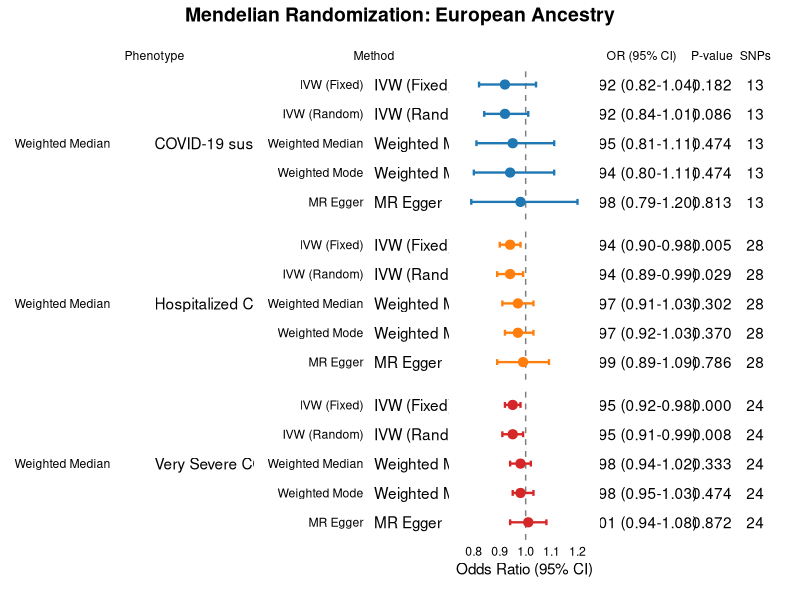
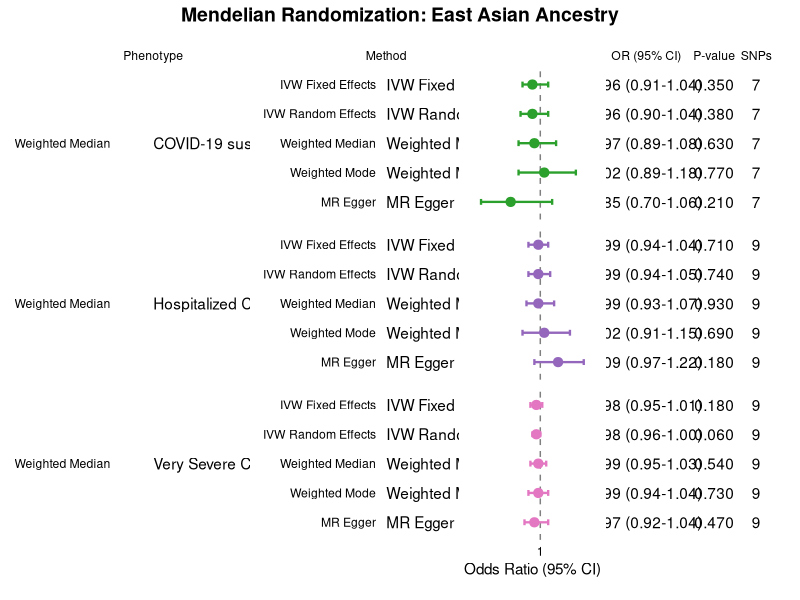
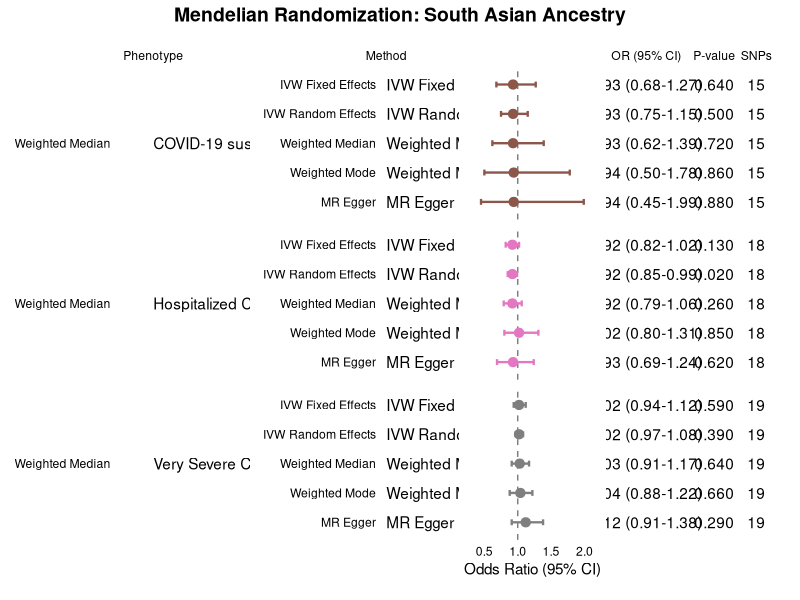
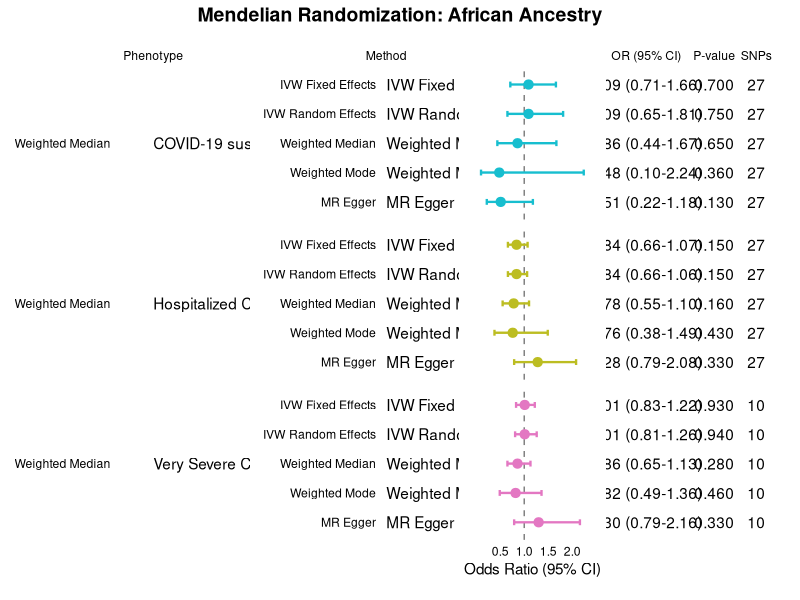
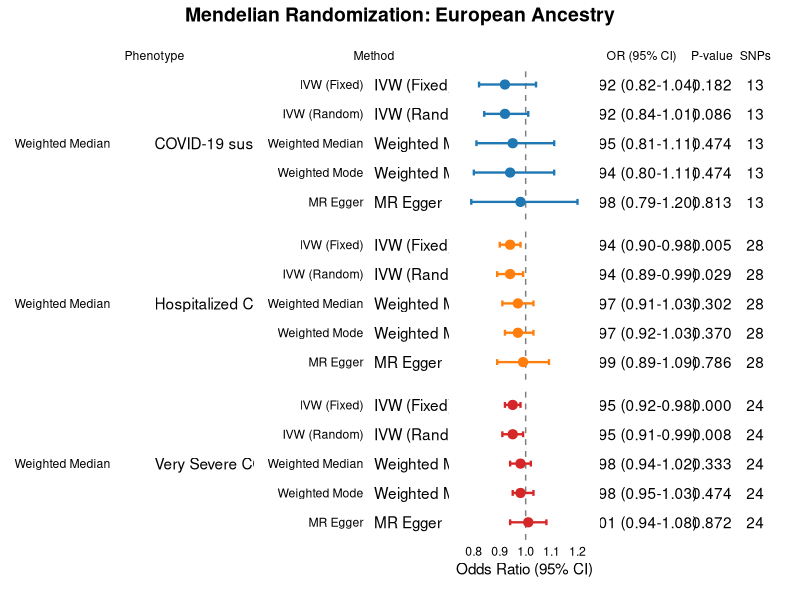
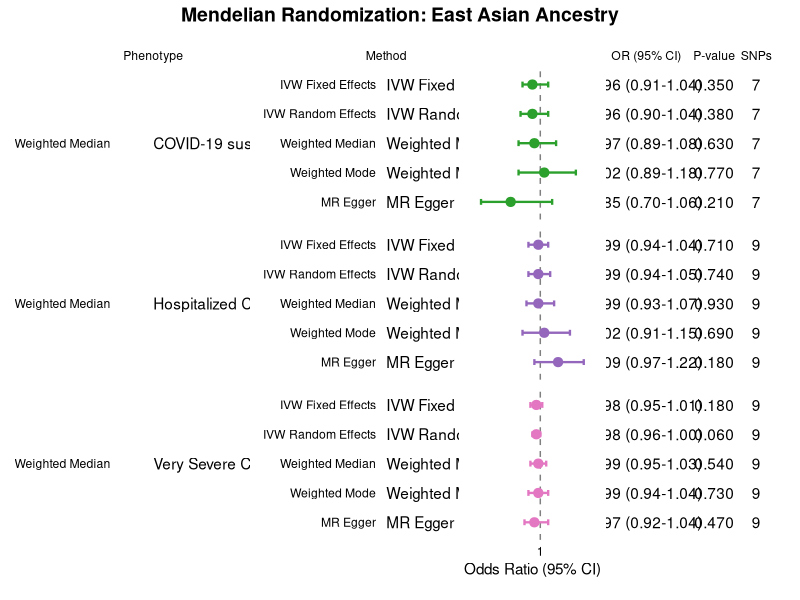
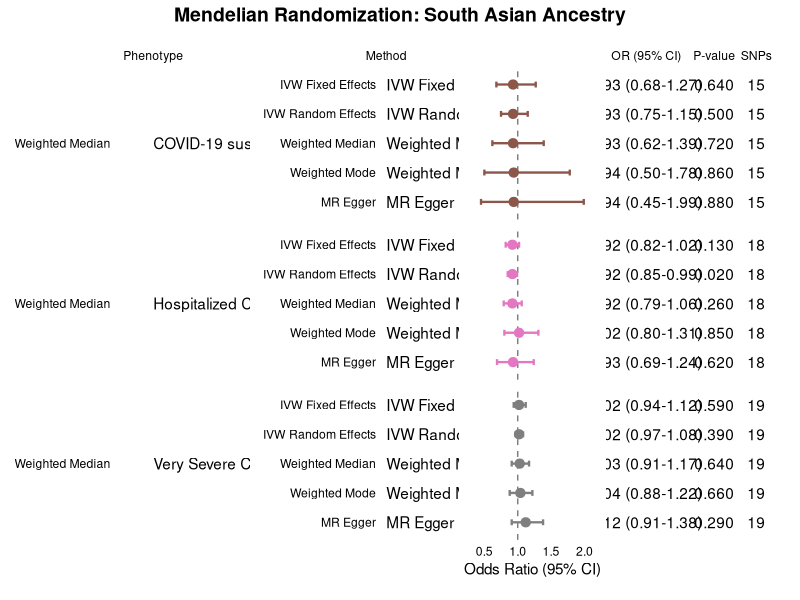
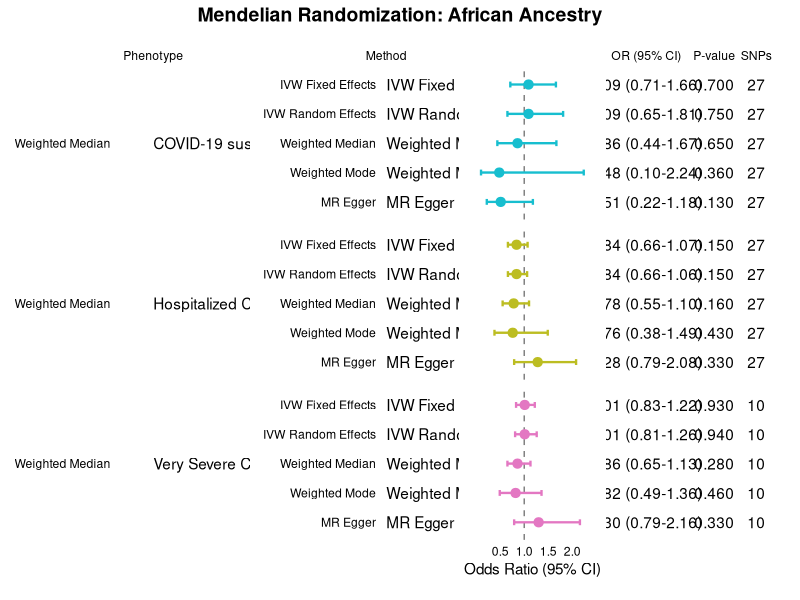

The R source for these figures, in order:
# ================================================
# Summary Forest Plots - Multi-Ancestry COVID-19 vs AMI
# ================================================

library(ggplot2)
library(dplyr)
library(patchwork)

# Shared theme
shared_theme <- theme_minimal() +
  theme(text = element_text(color = "black"),
        axis.text = element_text(color = "black"),
        panel.grid = element_blank(),
        strip.text = element_blank(),
        plot.margin = margin(10, 5, 10, 5))

# ================================================
# 1. EUROPEAN ANCESTRY
# ================================================
data_euro <- data.frame(
  Phenotype = factor(rep(c("COVID-19 susceptibility", "Hospitalized COVID-19", "Very Severe COVID-19"), each = 5),
                     levels = c("COVID-19 susceptibility", "Hospitalized COVID-19", "Very Severe COVID-19")),
  Method = factor(rep(c("MR Egger", "Weighted Median", "IVW (Fixed)", "IVW (Random)", "Weighted Mode"), 3),
                  levels = rev(c("IVW (Fixed)", "IVW (Random)", "Weighted Median", "Weighted Mode", "MR Egger"))),
  OR = c(0.98,0.95,0.92,0.92,0.94, 0.99,0.97,0.94,0.94,0.97, 1.01,0.98,0.95,0.95,0.98),
  CI_lower = c(0.79,0.81,0.82,0.84,0.80, 0.89,0.91,0.90,0.89,0.92, 0.94,0.94,0.92,0.91,0.95),
  CI_upper = c(1.20,1.11,1.04,1.01,1.11, 1.09,1.03,0.98,0.99,1.03, 1.08,1.02,0.98,0.99,1.03),
  p_val = c(0.813,0.474,0.182,0.086,0.474, 0.786,0.302,0.005,0.029,0.370, 0.872,0.333,0.00047,0.008,0.474),
  SNPs = c(rep(13,5), rep(28,5), rep(24,5))
)

table_data <- data_euro %>%
  mutate(OR_CI = sprintf("%.2f (%.2f-%.2f)", OR, CI_lower, CI_upper),
         P = sprintf("%.3f", p_val))

pheno_labels <- table_data %>% group_by(Phenotype) %>% summarize(MidPoint = levels(Method)[3])

p_pheno  <- ggplot(table_data, aes(y = Method)) + 
  geom_text(data = pheno_labels, aes(y = MidPoint, x = 0.25, label = Phenotype), hjust = 0) +
  facet_grid(Phenotype ~ ., scales = "free_y", space = "free_y") +
  scale_x_continuous(limits = c(0,1), breaks = 0.25, labels = "Phenotype", position = "top") +
  labs(x = NULL, y = NULL) + shared_theme

p_method <- ggplot(table_data, aes(y = Method)) + 
  geom_text(aes(x = 0, label = as.character(Method)), hjust = 0) +
  facet_grid(Phenotype ~ ., scales = "free_y", space = "free_y") +
  scale_x_continuous(limits = c(0,1), breaks = 0, labels = "Method", position = "top") +
  labs(x = NULL, y = NULL) + shared_theme

p_forest <- ggplot(table_data, aes(x = OR, y = Method)) +
  geom_vline(xintercept = 1, linetype = "dashed", color = "grey50") +
  geom_errorbarh(aes(xmin = CI_lower, xmax = CI_upper, color = Phenotype), height = 0.2, linewidth = 0.8) +
  geom_point(aes(color = Phenotype), size = 2.8) +
  facet_grid(Phenotype ~ ., scales = "free_y", space = "free_y") +
  scale_color_manual(values = c("COVID-19 susceptibility" = "#1f77b4",
                                "Hospitalized COVID-19" = "#ff7f0e",
                                "Very Severe COVID-19" = "#d62728")) +
  scale_x_continuous(breaks = seq(0.8, 1.2, by = 0.1)) +
  labs(x = "Odds Ratio (95% CI)", y = NULL) + shared_theme +
  theme(axis.text.y = element_blank(), legend.position = "none")

p_table <- ggplot(table_data, aes(y = Method)) +
  geom_text(aes(x = 0, label = OR_CI), hjust = 0.5) +
  geom_text(aes(x = 1.3, label = P), hjust = 0.5) +
  geom_text(aes(x = 2.1, label = SNPs), hjust = 0.5) +
  facet_grid(Phenotype ~ ., scales = "free_y", space = "free_y") +
  scale_x_continuous(breaks = c(0, 1.3, 2.1),
                     labels = c("OR (95% CI)", "P-value", "SNPs"),
                     limits = c(-0.6, 2.5), position = "top") +
  labs(x = NULL, y = NULL) + shared_theme +
  theme(axis.text.y = element_blank())

final_euro <- p_pheno + p_method + p_forest + p_table +
  plot_layout(widths = c(1.4, 0.8, 1.2, 1.9)) +
  plot_annotation(title = "Mendelian Randomization: European Ancestry",
                  theme = theme(plot.title = element_text(size = 14, face = "bold", hjust = 0.5)))

ggsave("results/figures/Forest_European.png", final_euro, width = 15, height = 10, dpi = 300)
print(final_euro)

# ================================================
# 2. EAST ASIAN ANCESTRY
# ================================================
data_ea <- data.frame(
  Phenotype = factor(rep(c("COVID-19 susceptibility", "Hospitalized COVID-19", "Very Severe COVID-19"), each = 5),
                     levels = c("COVID-19 susceptibility", "Hospitalized COVID-19", "Very Severe COVID-19")),
  Method = factor(rep(c("MR Egger", "Weighted Median", "IVW Fixed Effects", "IVW Random Effects", "Weighted Mode"), 3),
                  levels = rev(c("IVW Fixed Effects", "IVW Random Effects", "Weighted Median", "Weighted Mode", "MR Egger"))),
  OR = c(0.85,0.97,0.96,0.96,1.02, 1.09,0.99,0.99,0.99,1.02, 0.97,0.99,0.98,0.98,0.99),
  CI_lower = c(0.70,0.89,0.91,0.90,0.89, 0.97,0.93,0.94,0.94,0.91, 0.92,0.95,0.95,0.96,0.94),
  CI_upper = c(1.06,1.08,1.04,1.04,1.18, 1.22,1.07,1.04,1.05,1.15, 1.04,1.03,1.01,1.00,1.04),
  p_val = c(0.21,0.63,0.35,0.38,0.77, 0.18,0.93,0.71,0.74,0.69, 0.47,0.54,0.18,0.06,0.73),
  SNPs = c(rep(7,5), rep(9,5), rep(9,5))
)

table_data <- data_ea %>%
  mutate(OR_CI = sprintf("%.2f (%.2f-%.2f)", OR, CI_lower, CI_upper),
         P = sprintf("%.3f", p_val))

pheno_labels <- table_data %>% group_by(Phenotype) %>% summarize(MidPoint = levels(Method)[3])

p_pheno  <- ggplot(table_data, aes(y = Method)) + 
  geom_text(data = pheno_labels, aes(y = MidPoint, x = 0.25, label = Phenotype), hjust = 0) +
  facet_grid(Phenotype ~ ., scales = "free_y", space = "free_y") +
  scale_x_continuous(limits = c(0,1), breaks = 0.25, labels = "Phenotype", position = "top") +
  labs(x = NULL, y = NULL) + shared_theme

p_method <- ggplot(table_data, aes(y = Method)) + 
  geom_text(aes(x = 0, label = as.character(Method)), hjust = 0) +
  facet_grid(Phenotype ~ ., scales = "free_y", space = "free_y") +
  scale_x_continuous(limits = c(0,1), breaks = 0, labels = "Method", position = "top") +
  labs(x = NULL, y = NULL) + shared_theme

p_forest <- ggplot(table_data, aes(x = OR, y = Method)) +
  geom_vline(xintercept = 1, linetype = "dashed", color = "grey50") +
  geom_errorbarh(aes(xmin = CI_lower, xmax = CI_upper, color = Phenotype), height = 0.2, linewidth = 0.8) +
  geom_point(aes(color = Phenotype), size = 2.8) +
  facet_grid(Phenotype ~ ., scales = "free_y", space = "free_y") +
  scale_color_manual(values = c("COVID-19 susceptibility" = "#2ca02c",
                                "Hospitalized COVID-19" = "#9467bd",
                                "Very Severe COVID-19" = "#e377c2")) +
  scale_x_continuous(breaks = seq(0.5, 2.0, by = 0.5)) +
  labs(x = "Odds Ratio (95% CI)", y = NULL) + shared_theme +
  theme(axis.text.y = element_blank(), legend.position = "none")

p_table <- ggplot(table_data, aes(y = Method)) +
  geom_text(aes(x = 0, label = OR_CI), hjust = 0.5) +
  geom_text(aes(x = 1.3, label = P), hjust = 0.5) +
  geom_text(aes(x = 2.1, label = SNPs), hjust = 0.5) +
  facet_grid(Phenotype ~ ., scales = "free_y", space = "free_y") +
  scale_x_continuous(breaks = c(0, 1.3, 2.1),
                     labels = c("OR (95% CI)", "P-value", "SNPs"),
                     limits = c(-0.6, 2.5), position = "top") +
  labs(x = NULL, y = NULL) + shared_theme +
  theme(axis.text.y = element_blank())

final_ea <- p_pheno + p_method + p_forest + p_table +
  plot_layout(widths = c(1.4, 0.8, 1.2, 1.9)) +
  plot_annotation(title = "Mendelian Randomization: East Asian Ancestry",
                  theme = theme(plot.title = element_text(size = 14, face = "bold", hjust = 0.5)))

ggsave("results/figures/Forest_EastAsian.png", final_ea, width = 15, height = 10, dpi = 300)
print(final_ea)

# ================================================
# 3. SOUTH ASIAN ANCESTRY
# ================================================
data_sa <- data.frame(
  Phenotype = factor(rep(c("COVID-19 susceptibility", "Hospitalized COVID-19", "Very Severe COVID-19"), each = 5),
                     levels = c("COVID-19 susceptibility", "Hospitalized COVID-19", "Very Severe COVID-19")),
  Method = factor(rep(c("MR Egger", "Weighted Median", "IVW Fixed Effects", "IVW Random Effects", "Weighted Mode"), 3),
                  levels = rev(c("IVW Fixed Effects", "IVW Random Effects", "Weighted Median", "Weighted Mode", "MR Egger"))),
  OR = c(0.94,0.93,0.93,0.93,0.94, 0.93,0.92,0.92,0.92,1.02, 1.12,1.03,1.02,1.02,1.04),
  CI_lower = c(0.45,0.62,0.68,0.75,0.50, 0.69,0.79,0.82,0.85,0.80, 0.91,0.91,0.94,0.97,0.88),
  CI_upper = c(1.99,1.39,1.27,1.15,1.78, 1.24,1.06,1.02,0.99,1.31, 1.38,1.17,1.12,1.08,1.22),
  p_val = c(0.88,0.72,0.64,0.50,0.86, 0.62,0.26,0.13,0.02,0.85, 0.29,0.64,0.59,0.39,0.66),
  SNPs = c(rep(15,5), rep(18,5), rep(19,5))
)

table_data <- data_sa %>%
  mutate(OR_CI = sprintf("%.2f (%.2f-%.2f)", OR, CI_lower, CI_upper),
         P = sprintf("%.3f", p_val))

pheno_labels <- table_data %>% group_by(Phenotype) %>% summarize(MidPoint = levels(Method)[3])

p_pheno  <- ggplot(table_data, aes(y = Method)) + 
  geom_text(data = pheno_labels, aes(y = MidPoint, x = 0.25, label = Phenotype), hjust = 0) +
  facet_grid(Phenotype ~ ., scales = "free_y", space = "free_y") +
  scale_x_continuous(limits = c(0,1), breaks = 0.25, labels = "Phenotype", position = "top") +
  labs(x = NULL, y = NULL) + shared_theme

p_method <- ggplot(table_data, aes(y = Method)) + 
  geom_text(aes(x = 0, label = as.character(Method)), hjust = 0) +
  facet_grid(Phenotype ~ ., scales = "free_y", space = "free_y") +
  scale_x_continuous(limits = c(0,1), breaks = 0, labels = "Method", position = "top") +
  labs(x = NULL, y = NULL) + shared_theme

p_forest <- ggplot(table_data, aes(x = OR, y = Method)) +
  geom_vline(xintercept = 1, linetype = "dashed", color = "grey50") +
  geom_errorbarh(aes(xmin = CI_lower, xmax = CI_upper, color = Phenotype), height = 0.2, linewidth = 0.8) +
  geom_point(aes(color = Phenotype), size = 2.8) +
  facet_grid(Phenotype ~ ., scales = "free_y", space = "free_y") +
  scale_color_manual(values = c("COVID-19 susceptibility" = "#8c564b",
                                "Hospitalized COVID-19" = "#e377c2",
                                "Very Severe COVID-19" = "#7f7f7f")) +
  scale_x_continuous(breaks = seq(0.5, 2.0, by = 0.5)) +
  labs(x = "Odds Ratio (95% CI)", y = NULL) + shared_theme +
  theme(axis.text.y = element_blank(), legend.position = "none")

p_table <- ggplot(table_data, aes(y = Method)) +
  geom_text(aes(x = 0, label = OR_CI), hjust = 0.5) +
  geom_text(aes(x = 1.3, label = P), hjust = 0.5) +
  geom_text(aes(x = 2.1, label = SNPs), hjust = 0.5) +
  facet_grid(Phenotype ~ ., scales = "free_y", space = "free_y") +
  scale_x_continuous(breaks = c(0, 1.3, 2.1),
                     labels = c("OR (95% CI)", "P-value", "SNPs"),
                     limits = c(-0.6, 2.5), position = "top") +
  labs(x = NULL, y = NULL) + shared_theme +
  theme(axis.text.y = element_blank())

final_sa <- p_pheno + p_method + p_forest + p_table +
  plot_layout(widths = c(1.4, 0.8, 1.2, 1.9)) +
  plot_annotation(title = "Mendelian Randomization: South Asian Ancestry",
                  theme = theme(plot.title = element_text(size = 14, face = "bold", hjust = 0.5)))

ggsave("results/figures/Forest_SouthAsian.png", final_sa, width = 15, height = 10, dpi = 300)
print(final_sa)

# ================================================
# 4. AFRICAN ANCESTRY
# ================================================
data_af <- data.frame(
  Phenotype = factor(rep(c("COVID-19 susceptibility", "Hospitalized COVID-19", "Very Severe COVID-19"), each = 5),
                     levels = c("COVID-19 susceptibility", "Hospitalized COVID-19", "Very Severe COVID-19")),
  Method = factor(rep(c("MR Egger", "Weighted Median", "IVW Fixed Effects", "IVW Random Effects", "Weighted Mode"), 3),
                  levels = rev(c("IVW Fixed Effects", "IVW Random Effects", "Weighted Median", "Weighted Mode", "MR Egger"))),
  OR = c(0.51,0.86,1.09,1.09,0.48, 1.28,0.78,0.84,0.84,0.76, 1.30,0.86,1.01,1.01,0.82),
  CI_lower = c(0.22,0.44,0.71,0.65,0.10, 0.79,0.55,0.66,0.66,0.38, 0.79,0.65,0.83,0.81,0.49),
  CI_upper = c(1.18,1.67,1.66,1.81,2.24, 2.08,1.10,1.07,1.06,1.49, 2.16,1.13,1.22,1.26,1.36),
  p_val = c(0.13,0.65,0.70,0.75,0.36, 0.33,0.16,0.15,0.15,0.43, 0.33,0.28,0.93,0.94,0.46),
  SNPs = c(rep(27,5), rep(27,5), rep(10,5))
)

table_data <- data_af %>%
  mutate(OR_CI = sprintf("%.2f (%.2f-%.2f)", OR, CI_lower, CI_upper),
         P = sprintf("%.3f", p_val))

pheno_labels <- table_data %>% group_by(Phenotype) %>% summarize(MidPoint = levels(Method)[3])

p_pheno  <- ggplot(table_data, aes(y = Method)) + 
  geom_text(data = pheno_labels, aes(y = MidPoint, x = 0.25, label = Phenotype), hjust = 0) +
  facet_grid(Phenotype ~ ., scales = "free_y", space = "free_y") +
  scale_x_continuous(limits = c(0,1), breaks = 0.25, labels = "Phenotype", position = "top") +
  labs(x = NULL, y = NULL) + shared_theme

p_method <- ggplot(table_data, aes(y = Method)) + 
  geom_text(aes(x = 0, label = as.character(Method)), hjust = 0) +
  facet_grid(Phenotype ~ ., scales = "free_y", space = "free_y") +
  scale_x_continuous(limits = c(0,1), breaks = 0, labels = "Method", position = "top") +
  labs(x = NULL, y = NULL) + shared_theme

p_forest <- ggplot(table_data, aes(x = OR, y = Method)) +
  geom_vline(xintercept = 1, linetype = "dashed", color = "grey50") +
  geom_errorbarh(aes(xmin = CI_lower, xmax = CI_upper, color = Phenotype), height = 0.2, linewidth = 0.8) +
  geom_point(aes(color = Phenotype), size = 2.8) +
  facet_grid(Phenotype ~ ., scales = "free_y", space = "free_y") +
  scale_color_manual(values = c("COVID-19 susceptibility" = "#17becf",
                                "Hospitalized COVID-19" = "#bcbd22",
                                "Very Severe COVID-19" = "#e377c2")) +
  scale_x_continuous(breaks = seq(0.5, 2.5, by = 0.5)) +
  labs(x = "Odds Ratio (95% CI)", y = NULL) + shared_theme +
  theme(axis.text.y = element_blank(), legend.position = "none")

p_table <- ggplot(table_data, aes(y = Method)) +
  geom_text(aes(x = 0, label = OR_CI), hjust = 0.5) +
  geom_text(aes(x = 1.3, label = P), hjust = 0.5) +
  geom_text(aes(x = 2.1, label = SNPs), hjust = 0.5) +
  facet_grid(Phenotype ~ ., scales = "free_y", space = "free_y") +
  scale_x_continuous(breaks = c(0, 1.3, 2.1),
                     labels = c("OR (95% CI)", "P-value", "SNPs"),
                     limits = c(-0.6, 2.5), position = "top") +
  labs(x = NULL, y = NULL) + shared_theme +
  theme(axis.text.y = element_blank())

final_af <- p_pheno + p_method + p_forest + p_table +
  plot_layout(widths = c(1.4, 0.8, 1.2, 1.9)) +
  plot_annotation(title = "Mendelian Randomization: African Ancestry",
                  theme = theme(plot.title = element_text(size = 14, face = "bold", hjust = 0.5)))

ggsave("results/figures/Forest_African.png", final_af, width = 15, height = 10, dpi = 300)
print(final_af)

cat("All forest plots generated and saved successfully!\n")
